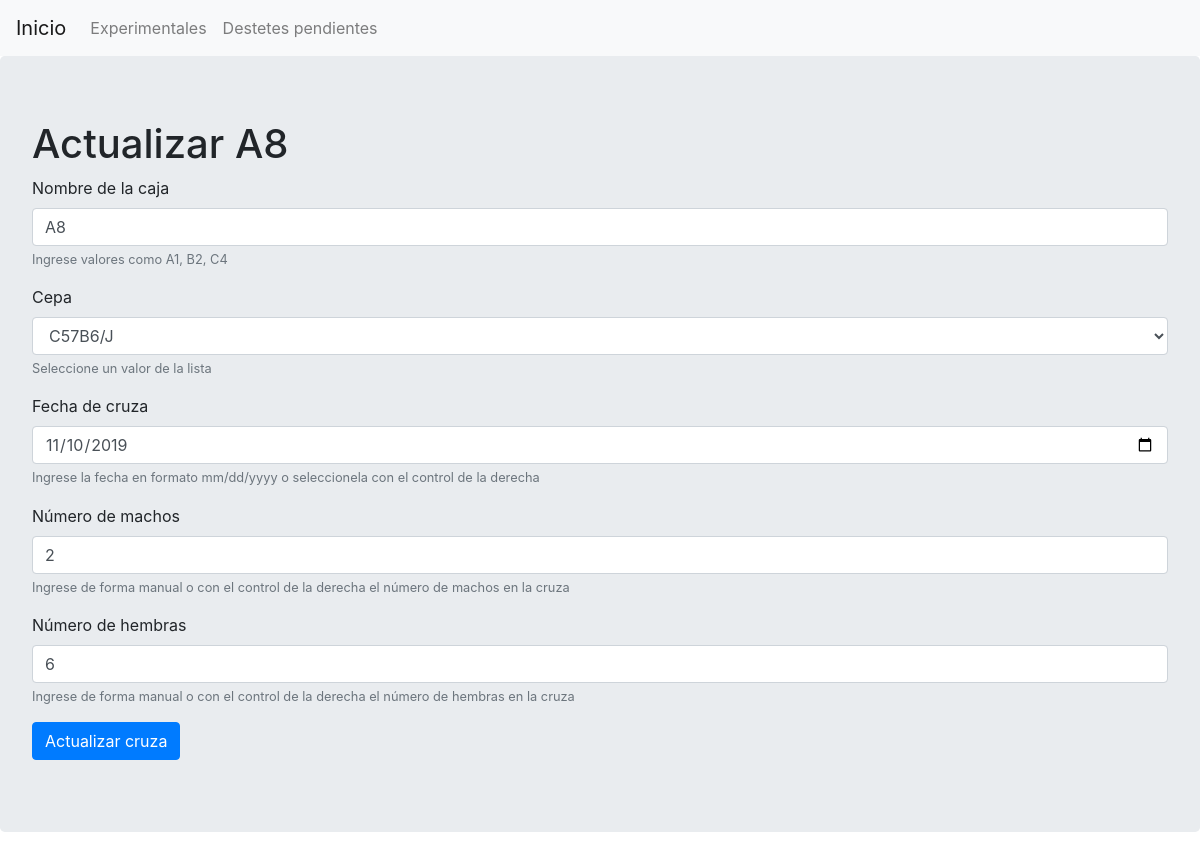
The page /update/1 on the database as committed earlier.
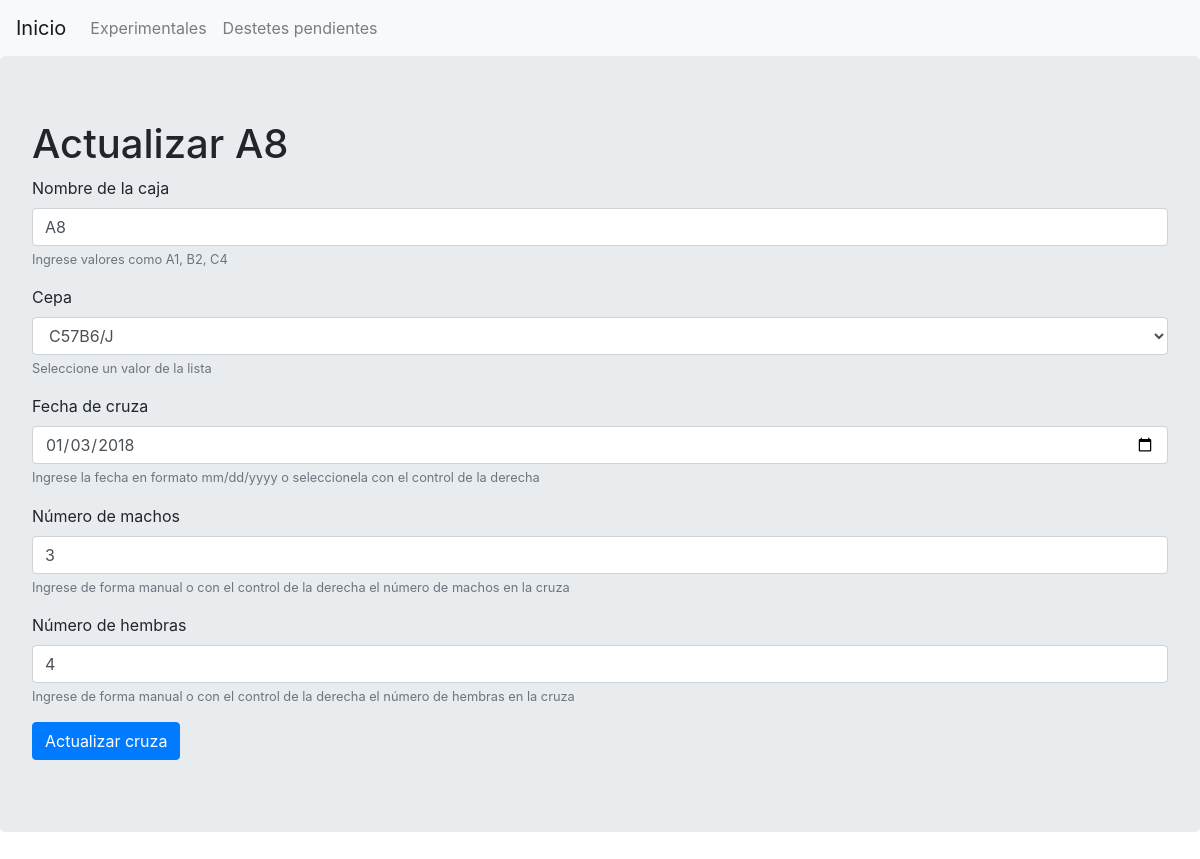
The same page on the database as committed later.
### app.py (models this page shows, shortened)
class Cruza(db.Model):
    __tablename__ = 'cruza'
    __table_args__ = {'extend_existing': True}
    db.Model.metadata.reflect(db.engine)
    id = db.Column(db.Integer, primary_key=True)
    caja = db.Column(db.String(20), nullable=False)
    cepa = db.Column(db.String(20), nullable=False)
    fecha_cruza = db.Column(db.DateTime, default=datetime.utcnow, nullable=False)
    machos = db.Column(db.Integer, default=0)
    hembras = db.Column(db.Integer, default=0)
    camadas = db.relationship('Camada', backref='cruza', lazy=True)
    macho = db.relationship('Macho', backref='cruza', lazy=True)
    hembra = db.relationship('Hembra', backref='cruza', lazy=True)

### app.py (the view)
@app.route('/update/<int:id>', methods=['POST', 'GET'])
def update(id):
    cruza = Cruza.query.get_or_404(id)
    if request.method == 'POST':
        cruza.caja = request.form['caja'].upper()
        cruza.cepa = request.form['cepa']
        cruza.fecha_cruza = datetime.strptime(request.form['fecha_cruza'], "%Y-%m-%d")
        cruza.machos = int(request.form['machos'])
        cruza.hembras = int(request.form['hembras'])
        try:
            db.session.commit()
            return redirect('/')
        except:
            return redirect("/user-error/")
    else:
        return render_template('update.html', cruza=cruza, cepa_list=cepa_list)

### templates/update.html (shortened to what this page needs)
{% extends 'base.html' %}
{% block body%}
<div class="jumbotron">
	<div class="content">
		<h1>Actualizar {{cruza.caja}}</h1>
		<form action="/update/{{cruza.id}}" method="POST">
			<div class="form-group">
				<label for="caja">Nombre de la caja</label>
				<input type="text" class="form-control" name="caja" id="caja" aria-describedby="cajaHelp" placeholder="Ingrese el nombre de la caja aquí" value="{{cruza.caja}}">
				<small id="cajaHelp" class="form-text text-muted">Ingrese valores como A1, B2, C4</small>
			</div>
			<div class="form-group">
				<label for="cepa">Cepa</label>
				<select class="form-control" name="cepa" id="cepa" aria-describedby="cepaHelp">
					{%for cepa in cepa_list %}
						{% if cepa == cruza.cepa %}
						<option value="{{cepa}}" selected>{{cepa}}</option>
						{% else %}
						<option value="{{cepa}}">{{cepa}}</option>
						{% endif %}
					{% endfor %}
				</select>
				<small id="cepaHelp" class="form-text text-muted">Seleccione un valor de la lista</small>
			</div>
			<div class="form-group">
				<label for="fecha_cruza">Fecha de cruza</label>
				<input type="date" class="form-control" name="fecha_cruza" id="fecha_cruza" aria-describedby="fecha_cruzaHelp" value="{{cruza.fecha_cruza.date()}}" required>
				<small id="fecha_cruzaHelp" class="form-text text-muted" >Ingrese la fecha en formato mm/dd/yyyy o seleccionela con el control de la derecha</small>
			</div>
			<div class="form-group">
				<label for="machos">Número de machos</label>
				<input type="number" class="form-control" name="machos" id="machos" aria-describedby="machosHelp" min="0" value="{{cruza.machos}}" required>
				<small id="machosHelp" class="form-text text-muted">Ingrese de forma manual o con el control de la derecha el número de machos en la cruza</small>
			</div>
			<div class="form-group">
				<label for="hembras">Número de hembras</label>
				<input type="number" class="form-control" name="hembras" id="hembras" aria-describedby="hembrasHelp" min="0" value="{{cruza.hembras}}" required>
				<small id="hembrasHelp" class="form-text text-muted">Ingrese de forma manual o con el control de la derecha el número de hembras en la cruza</small>
			</div>
			<input class="btn btn-primary mb-2" type="submit" value="Actualizar cruza">
		</form>
	</div>
</div>
{% endblock %}

Rows that differ between the two databases and show on the page:
changed Cruza: fecha_cruza "11/10/2019" → "01/03/2018"; machos "2" → "3"; hembras "6" → "4"
